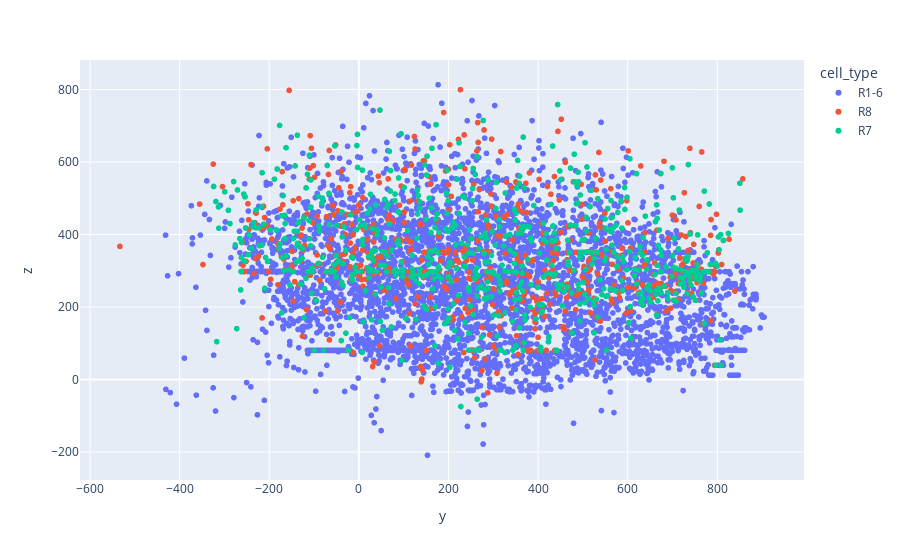

Source (notebook cell):
### Code cell
# 2d scatter of the y and z coordinates of the right side
import plotly.express as px

fig = px.scatter(right, x="y", y="z", color="cell_type")
fig.show()

### Figure 1 — Plotly figure (JSON) as saved in the notebook; plotly's stock layout.template omitted (floating-point values rounded to 4 significant figures; data arrays with more than 128 entries replaced by an {"elided": "..."} marker saying what was removed)
{"data": [{"hovertemplate": "cell_type=R1-6<br>y=%{x}<br>z=%{y}<extra></extra>", "legendgroup": "R1-6", "marker": {"color": "#636efa", "symbol": "circle"}, "mode": "markers", "name": "R1-6", "showlegend": true, "type": "scattergl", "x": {"elided": "4029 float values"}, "xaxis": "x", "y": {"elided": "4029 float values"}, "yaxis": "y"}, {"hovertemplate": "cell_type=R8<br>y=%{x}<br>z=%{y}<extra></extra>", "legendgroup": "R8", "marker": {"color": "#EF553B", "symbol": "circle"}, "mode": "markers", "name": "R8", "showlegend": true, "type": "scattergl", "x": {"elided": "654 float values"}, "xaxis": "x", "y": {"elided": "654 float values"}, "yaxis": "y"}, {"hovertemplate": "cell_type=R7<br>y=%{x}<br>z=%{y}<extra></extra>", "legendgroup": "R7", "marker": {"color": "#00cc96", "symbol": "circle"}, "mode": "markers", "name": "R7", "showlegend": true, "type": "scattergl", "x": {"elided": "671 float values"}, "xaxis": "x", "y": {"elided": "671 float values"}, "yaxis": "y"}], "layout": {"legend": {"title": {"text": "cell_type"}, "tracegroupgap": 0}, "margin": {"t": 60}, "xaxis": {"anchor": "y", "domain": [0, 1], "title": {"text": "y"}}, "yaxis": {"anchor": "x", "domain": [0, 1], "title": {"text": "z"}}}}
